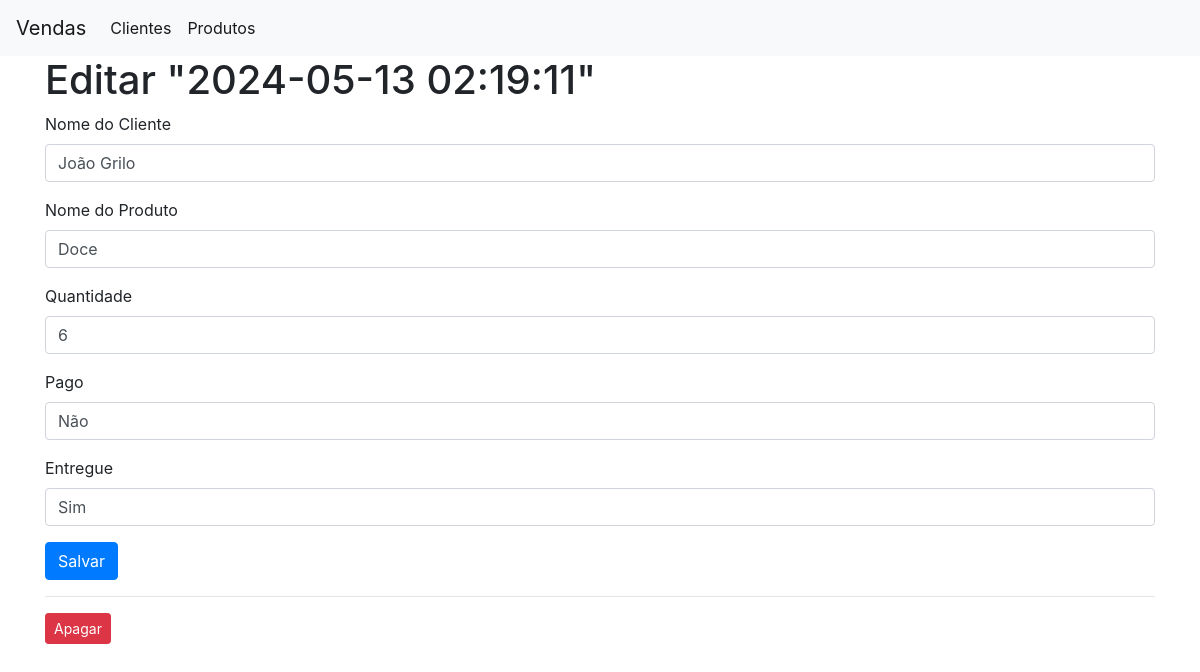
Page /vendas/1/edit on the committed database.
### app.py (models this page shows)
class Vendas(db.Model):
    id = db.Column(db.Integer, primary_key=True)
    datahora = db.Column(db.DateTime, default=datetime.datetime.now)
    cliente = db.Column(db.String(80), nullable=False)
    produto = db.Column(db.String(30), nullable=False)
    qtde = db.Column(db.Integer, nullable=False)
    pago = db.Column(db.String(10), nullable=False)
    entregue = db.Column(db.String(10), nullable=False)

### app.py (the view, shortened to what this page needs)
@app.route('/vendas/<int:venda_id>/edit', methods=('GET', 'POST'))
def edit_venda(venda_id):
    venda = get_venda(venda_id)
    return render_template('edit_venda.html', venda=venda)

### app.py (called while the page is built)
def get_venda(venda_id):
    venda = Vendas.query.filter_by(id=venda_id).first()
    if venda is None:
        abort(404)
    return venda

### templates/edit_venda.html (shortened to what this page needs)
{% extends 'base.html' %}
{% block content %}
<h1>{% block title %} Editar "{{ venda['datahora'] }}" {% endblock %}</h1>
<form method="post">
    <div class="form-group">
        <label for="cliente">Nome do Cliente</label>
        <input type="text" name="cliente" placeholder="Nome do Cliente"
               class="form-control"
               value="{{ request.form['cliente'] or venda['cliente'] }}">
    </div>
    <div class="form-group">
        <label for="produto">Nome do Produto</label>
        <input type="text" name="produto" placeholder="Nome do Produto"
               class="form-control"
               value="{{ request.form['produto'] or venda['produto'] }}">
    </div>
    <div class="form-group">
        <label for="qtde">Quantidade</label>
        <input type="number" name="qtde"
               placeholder="Quantidade" class="form-control"
               value="{{ request.form['qtde']  or venda['qtde'] }}"></input>
    </div>
    <div class="form-group">
        <label for="pago">Pago</label>
        <input type="text" name="pago"
               placeholder="sim ou não" class="form-control"
               value="{{ request.form['pago']  or venda['pago'] }}"></input>
    </div>
    <div class="form-group">
        <label for="entregue">Entregue</label>
        <input type="text" name="entregue"
               placeholder="sim ou não" class="form-control"
               value="{{ request.form['entregue']  or venda['entregue'] }}"></input>
    </div>
    <div class="form-group">
        <button type="submit" class="btn btn-primary">Salvar</button>
    </div>
</form>
<hr>
<form action="{{ url_for('delete_venda', venda_id=venda['id']) }}" method="POST">
    <input type="submit" value="Apagar"
            class="btn btn-danger btn-sm"
            onclick="return confirm('Tem certeza que deseja excluir essa venda?')">
</form>
{% endblock %}

### rows in the picture
Vendas: datahora "2024-05-13 02:19:11", cliente "João Grilo", produto "Doce", qtde "6", pago "Não", entregue "Sim"
